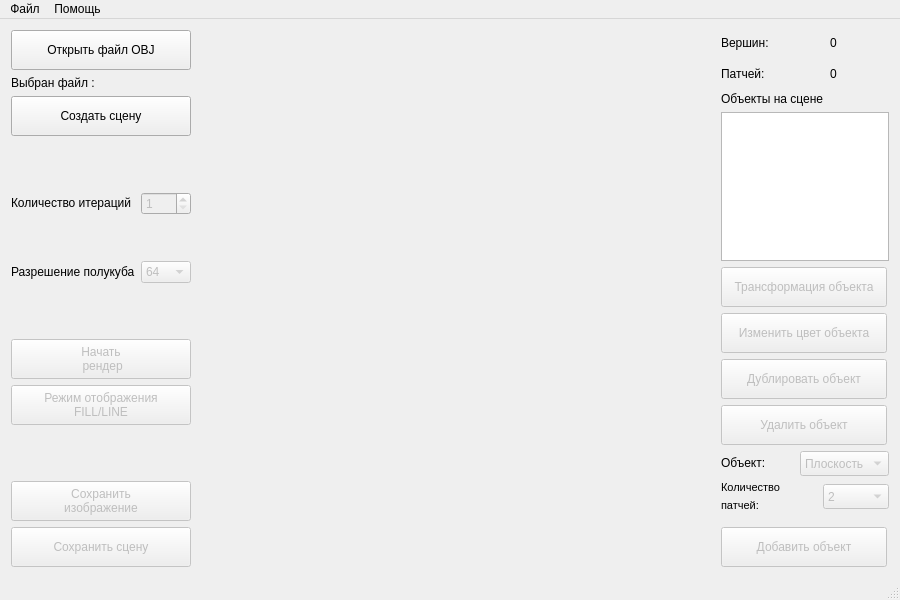
<?xml version="1.0" encoding="UTF-8"?>
<ui version="4.0">
 <class>MainWindow</class>
 <widget class="QMainWindow" name="MainWindow">
  <property name="geometry">
   <rect>
    <x>0</x>
    <y>0</y>
    <width>900</width>
    <height>600</height>
   </rect>
  </property>
  <property name="sizePolicy">
   <sizepolicy hsizetype="Preferred" vsizetype="Preferred">
    <horstretch>0</horstretch>
    <verstretch>0</verstretch>
   </sizepolicy>
  </property>
  <property name="minimumSize">
   <size>
    <width>0</width>
    <height>0</height>
   </size>
  </property>
  <property name="cursor">
   <cursorShape>ArrowCursor</cursorShape>
  </property>
  <property name="acceptDrops">
   <bool>false</bool>
  </property>
  <property name="windowTitle">
   <string>Radiosity</string>
  </property>
  <property name="autoFillBackground">
   <bool>false</bool>
  </property>
  <property name="styleSheet">
   <string notr="true"/>
  </property>
  <widget class="QWidget" name="centralWidget">
   <layout class="QHBoxLayout" name="horizontalLayout">
    <item>
     <layout class="QVBoxLayout" name="verticalLayout_2">
      <property name="sizeConstraint">
       <enum>QLayout::SetDefaultConstraint</enum>
      </property>
      <item>
       <widget class="QPushButton" name="button_1">
        <property name="sizePolicy">
         <sizepolicy hsizetype="Preferred" vsizetype="Preferred">
          <horstretch>0</horstretch>
          <verstretch>0</verstretch>
         </sizepolicy>
        </property>
        <property name="minimumSize">
         <size>
          <width>0</width>
          <height>40</height>
         </size>
        </property>
        <property name="text">
         <string>Открыть файл OBJ</string>
        </property>
       </widget>
      </item>
      <item>
       <layout class="QHBoxLayout" name="horizontalLayout_2">
        <item>
         <widget class="QLabel" name="label_2">
          <property name="sizePolicy">
           <sizepolicy hsizetype="Preferred" vsizetype="Preferred">
            <horstretch>0</horstretch>
            <verstretch>0</verstretch>
           </sizepolicy>
          </property>
          <property name="text">
           <string>Выбран файл :</string>
          </property>
         </widget>
        </item>
        <item>
         <widget class="QLabel" name="label_4">
          <property name="sizePolicy">
           <sizepolicy hsizetype="Preferred" vsizetype="Preferred">
            <horstretch>0</horstretch>
            <verstretch>0</verstretch>
           </sizepolicy>
          </property>
          <property name="lineWidth">
           <number>2</number>
          </property>
          <property name="text">
           <string/>
          </property>
         </widget>
        </item>
       </layout>
      </item>
      <item>
       <widget class="QPushButton" name="button_2">
        <property name="sizePolicy">
         <sizepolicy hsizetype="Preferred" vsizetype="Preferred">
          <horstretch>0</horstretch>
          <verstretch>0</verstretch>
         </sizepolicy>
        </property>
        <property name="minimumSize">
         <size>
          <width>0</width>
          <height>40</height>
         </size>
        </property>
        <property name="text">
         <string>Создать сцену</string>
        </property>
       </widget>
      </item>
      <item>
       <spacer name="verticalSpacer">
        <property name="sizePolicy">
         <sizepolicy hsizetype="Preferred" vsizetype="Preferred">
          <horstretch>0</horstretch>
          <verstretch>0</verstretch>
         </sizepolicy>
        </property>
        <property name="orientation">
         <enum>Qt::Vertical</enum>
        </property>
        <property name="sizeHint" stdset="0">
         <size>
          <width>20</width>
          <height>40</height>
         </size>
        </property>
       </spacer>
      </item>
      <item>
       <layout class="QVBoxLayout" name="verticalLayout_9">
        <item>
         <layout class="QHBoxLayout" name="horizontalLayout_8">
          <item>
           <widget class="QLabel" name="label">
            <property name="sizePolicy">
             <sizepolicy hsizetype="Preferred" vsizetype="Preferred">
              <horstretch>0</horstretch>
              <verstretch>0</verstretch>
             </sizepolicy>
            </property>
            <property name="text">
             <string>&lt;html&gt;&lt;head/&gt;&lt;body&gt;&lt;p&gt;Количество итераций &lt;/p&gt;&lt;/body&gt;&lt;/html&gt;</string>
            </property>
           </widget>
          </item>
          <item>
           <widget class="QSpinBox" name="spinBox">
            <property name="enabled">
             <bool>false</bool>
            </property>
            <property name="minimumSize">
             <size>
              <width>10</width>
              <height>0</height>
             </size>
            </property>
            <property name="maximumSize">
             <size>
              <width>50</width>
              <height>16777215</height>
             </size>
            </property>
            <property name="minimum">
             <number>1</number>
            </property>
            <property name="maximum">
             <number>25</number>
            </property>
           </widget>
          </item>
         </layout>
        </item>
        <item>
         <spacer name="verticalSpacer_3">
          <property name="orientation">
           <enum>Qt::Vertical</enum>
          </property>
          <property name="sizeHint" stdset="0">
           <size>
            <width>20</width>
            <height>40</height>
           </size>
          </property>
         </spacer>
        </item>
        <item>
         <layout class="QHBoxLayout" name="horizontalLayout_9">
          <item>
           <widget class="QLabel" name="label_3">
            <property name="sizePolicy">
             <sizepolicy hsizetype="Preferred" vsizetype="Preferred">
              <horstretch>0</horstretch>
              <verstretch>0</verstretch>
             </sizepolicy>
            </property>
            <property name="text">
             <string>Разрешение полукуба</string>
            </property>
           </widget>
          </item>
          <item>
           <widget class="QComboBox" name="comboBox">
            <property name="enabled">
             <bool>false</bool>
            </property>
            <property name="sizePolicy">
             <sizepolicy hsizetype="Maximum" vsizetype="Maximum">
              <horstretch>0</horstretch>
              <verstretch>0</verstretch>
             </sizepolicy>
            </property>
            <property name="minimumSize">
             <size>
              <width>44</width>
              <height>0</height>
             </size>
            </property>
            <property name="maximumSize">
             <size>
              <width>50</width>
              <height>16777215</height>
             </size>
            </property>
            <item>
             <property name="text">
              <string>64</string>
             </property>
            </item>
            <item>
             <property name="text">
              <string>128</string>
             </property>
            </item>
            <item>
             <property name="text">
              <string>256</string>
             </property>
            </item>
           </widget>
          </item>
         </layout>
        </item>
       </layout>
      </item>
      <item>
       <spacer name="verticalSpacer_2">
        <property name="orientation">
         <enum>Qt::Vertical</enum>
        </property>
        <property name="sizeHint" stdset="0">
         <size>
          <width>20</width>
          <height>40</height>
         </size>
        </property>
       </spacer>
      </item>
      <item>
       <widget class="QPushButton" name="pushButton">
        <property name="enabled">
         <bool>false</bool>
        </property>
        <property name="sizePolicy">
         <sizepolicy hsizetype="Preferred" vsizetype="Preferred">
          <horstretch>0</horstretch>
          <verstretch>0</verstretch>
         </sizepolicy>
        </property>
        <property name="minimumSize">
         <size>
          <width>0</width>
          <height>40</height>
         </size>
        </property>
        <property name="styleSheet">
         <string notr="true"/>
        </property>
        <property name="text">
         <string>Начать
 рендер</string>
        </property>
       </widget>
      </item>
      <item>
       <widget class="QPushButton" name="pushButton_2">
        <property name="enabled">
         <bool>false</bool>
        </property>
        <property name="sizePolicy">
         <sizepolicy hsizetype="Preferred" vsizetype="Preferred">
          <horstretch>0</horstretch>
          <verstretch>0</verstretch>
         </sizepolicy>
        </property>
        <property name="minimumSize">
         <size>
          <width>0</width>
          <height>40</height>
         </size>
        </property>
        <property name="text">
         <string>Режим отображения
FILL/LINE</string>
        </property>
       </widget>
      </item>
      <item>
       <spacer name="verticalSpacer_4">
        <property name="orientation">
         <enum>Qt::Vertical</enum>
        </property>
        <property name="sizeHint" stdset="0">
         <size>
          <width>20</width>
          <height>40</height>
         </size>
        </property>
       </spacer>
      </item>
      <item>
       <widget class="QPushButton" name="pushButton_3">
        <property name="enabled">
         <bool>false</bool>
        </property>
        <property name="sizePolicy">
         <sizepolicy hsizetype="Preferred" vsizetype="Preferred">
          <horstretch>0</horstretch>
          <verstretch>0</verstretch>
         </sizepolicy>
        </property>
        <property name="minimumSize">
         <size>
          <width>0</width>
          <height>40</height>
         </size>
        </property>
        <property name="text">
         <string>Сохранить
изображение</string>
        </property>
       </widget>
      </item>
      <item>
       <widget class="QPushButton" name="pushButton_11">
        <property name="enabled">
         <bool>false</bool>
        </property>
        <property name="sizePolicy">
         <sizepolicy hsizetype="Preferred" vsizetype="Preferred">
          <horstretch>0</horstretch>
          <verstretch>0</verstretch>
         </sizepolicy>
        </property>
        <property name="minimumSize">
         <size>
          <width>0</width>
          <height>40</height>
         </size>
        </property>
        <property name="text">
         <string>Сохранить сцену</string>
        </property>
       </widget>
      </item>
     </layout>
    </item>
    <item>
     <widget class="GLWidget" name="OpenGL" native="true">
      <property name="enabled">
       <bool>true</bool>
      </property>
      <property name="sizePolicy">
       <sizepolicy hsizetype="Expanding" vsizetype="Expanding">
        <horstretch>200</horstretch>
        <verstretch>200</verstretch>
       </sizepolicy>
      </property>
      <property name="minimumSize">
       <size>
        <width>400</width>
        <height>400</height>
       </size>
      </property>
      <property name="autoFillBackground">
       <bool>true</bool>
      </property>
     </widget>
    </item>
    <item>
     <layout class="QVBoxLayout" name="verticalLayout_3">
      <property name="leftMargin">
       <number>0</number>
      </property>
      <item>
       <layout class="QHBoxLayout" name="horizontalLayout_7">
        <item>
         <layout class="QVBoxLayout" name="verticalLayout_7">
          <item>
           <widget class="QLabel" name="label_11">
            <property name="sizePolicy">
             <sizepolicy hsizetype="Maximum" vsizetype="MinimumExpanding">
              <horstretch>0</horstretch>
              <verstretch>0</verstretch>
             </sizepolicy>
            </property>
            <property name="minimumSize">
             <size>
              <width>0</width>
              <height>25</height>
             </size>
            </property>
            <property name="maximumSize">
             <size>
              <width>16777215</width>
              <height>25</height>
             </size>
            </property>
            <property name="text">
             <string>Вершин:</string>
            </property>
           </widget>
          </item>
          <item>
           <widget class="QLabel" name="label_9">
            <property name="sizePolicy">
             <sizepolicy hsizetype="Maximum" vsizetype="MinimumExpanding">
              <horstretch>0</horstretch>
              <verstretch>0</verstretch>
             </sizepolicy>
            </property>
            <property name="minimumSize">
             <size>
              <width>0</width>
              <height>25</height>
             </size>
            </property>
            <property name="maximumSize">
             <size>
              <width>16777215</width>
              <height>25</height>
             </size>
            </property>
            <property name="text">
             <string>Патчей:</string>
            </property>
           </widget>
          </item>
          <item>
           <widget class="QLabel" name="label_5">
            <property name="sizePolicy">
             <sizepolicy hsizetype="Maximum" vsizetype="Preferred">
              <horstretch>0</horstretch>
              <verstretch>0</verstretch>
             </sizepolicy>
            </property>
            <property name="minimumSize">
             <size>
              <width>0</width>
              <height>0</height>
             </size>
            </property>
            <property name="text">
             <string>Объекты на сцене</string>
            </property>
           </widget>
          </item>
         </layout>
        </item>
        <item>
         <layout class="QVBoxLayout" name="verticalLayout_8">
          <item>
           <widget class="QLabel" name="label_12">
            <property name="sizePolicy">
             <sizepolicy hsizetype="Minimum" vsizetype="Preferred">
              <horstretch>0</horstretch>
              <verstretch>0</verstretch>
             </sizepolicy>
            </property>
            <property name="minimumSize">
             <size>
              <width>0</width>
              <height>25</height>
             </size>
            </property>
            <property name="text">
             <string>0</string>
            </property>
           </widget>
          </item>
          <item>
           <widget class="QLabel" name="label_10">
            <property name="sizePolicy">
             <sizepolicy hsizetype="Minimum" vsizetype="Preferred">
              <horstretch>0</horstretch>
              <verstretch>0</verstretch>
             </sizepolicy>
            </property>
            <property name="minimumSize">
             <size>
              <width>0</width>
              <height>25</height>
             </size>
            </property>
            <property name="text">
             <string>0</string>
            </property>
           </widget>
          </item>
          <item>
           <spacer name="verticalSpacer_6">
            <property name="orientation">
             <enum>Qt::Vertical</enum>
            </property>
            <property name="sizeHint" stdset="0">
             <size>
              <width>20</width>
              <height>40</height>
             </size>
            </property>
           </spacer>
          </item>
         </layout>
        </item>
       </layout>
      </item>
      <item>
       <widget class="QListWidget" name="listWidget">
        <property name="sizePolicy">
         <sizepolicy hsizetype="Maximum" vsizetype="Preferred">
          <horstretch>0</horstretch>
          <verstretch>0</verstretch>
         </sizepolicy>
        </property>
        <property name="minimumSize">
         <size>
          <width>0</width>
          <height>0</height>
         </size>
        </property>
       </widget>
      </item>
      <item>
       <widget class="QPushButton" name="pushButton_12">
        <property name="enabled">
         <bool>false</bool>
        </property>
        <property name="sizePolicy">
         <sizepolicy hsizetype="Maximum" vsizetype="Preferred">
          <horstretch>0</horstretch>
          <verstretch>0</verstretch>
         </sizepolicy>
        </property>
        <property name="minimumSize">
         <size>
          <width>166</width>
          <height>40</height>
         </size>
        </property>
        <property name="text">
         <string>Трансформация объекта</string>
        </property>
       </widget>
      </item>
      <item>
       <widget class="QPushButton" name="pushButton_10">
        <property name="enabled">
         <bool>false</bool>
        </property>
        <property name="sizePolicy">
         <sizepolicy hsizetype="Maximum" vsizetype="Preferred">
          <horstretch>0</horstretch>
          <verstretch>0</verstretch>
         </sizepolicy>
        </property>
        <property name="minimumSize">
         <size>
          <width>166</width>
          <height>40</height>
         </size>
        </property>
        <property name="text">
         <string>Изменить цвет объекта</string>
        </property>
       </widget>
      </item>
      <item>
       <widget class="QPushButton" name="pushButton_6">
        <property name="enabled">
         <bool>false</bool>
        </property>
        <property name="sizePolicy">
         <sizepolicy hsizetype="Maximum" vsizetype="Preferred">
          <horstretch>0</horstretch>
          <verstretch>0</verstretch>
         </sizepolicy>
        </property>
        <property name="minimumSize">
         <size>
          <width>166</width>
          <height>40</height>
         </size>
        </property>
        <property name="text">
         <string>Дублировать объект</string>
        </property>
       </widget>
      </item>
      <item>
       <widget class="QPushButton" name="pushButton_5">
        <property name="enabled">
         <bool>false</bool>
        </property>
        <property name="sizePolicy">
         <sizepolicy hsizetype="Maximum" vsizetype="Preferred">
          <horstretch>0</horstretch>
          <verstretch>0</verstretch>
         </sizepolicy>
        </property>
        <property name="minimumSize">
         <size>
          <width>166</width>
          <height>40</height>
         </size>
        </property>
        <property name="text">
         <string>Удалить объект</string>
        </property>
       </widget>
      </item>
      <item>
       <spacer name="verticalSpacer_5">
        <property name="sizePolicy">
         <sizepolicy hsizetype="Maximum" vsizetype="Preferred">
          <horstretch>0</horstretch>
          <verstretch>0</verstretch>
         </sizepolicy>
        </property>
        <property name="minimumSize">
         <size>
          <width>0</width>
          <height>0</height>
         </size>
        </property>
        <property name="orientation">
         <enum>Qt::Vertical</enum>
        </property>
        <property name="sizeHint" stdset="0">
         <size>
          <width>20</width>
          <height>40</height>
         </size>
        </property>
       </spacer>
      </item>
      <item>
       <layout class="QVBoxLayout" name="verticalLayout">
        <property name="spacing">
         <number>5</number>
        </property>
        <property name="leftMargin">
         <number>0</number>
        </property>
        <property name="rightMargin">
         <number>0</number>
        </property>
        <property name="bottomMargin">
         <number>9</number>
        </property>
        <item>
         <layout class="QHBoxLayout" name="horizontalLayout_3">
          <item>
           <widget class="QLabel" name="label_7">
            <property name="sizePolicy">
             <sizepolicy hsizetype="Maximum" vsizetype="Preferred">
              <horstretch>0</horstretch>
              <verstretch>0</verstretch>
             </sizepolicy>
            </property>
            <property name="minimumSize">
             <size>
              <width>73</width>
              <height>0</height>
             </size>
            </property>
            <property name="text">
             <string>&lt;html&gt;&lt;head/&gt;&lt;body&gt;&lt;p&gt;Объект:&lt;/p&gt;&lt;/body&gt;&lt;/html&gt;</string>
            </property>
           </widget>
          </item>
          <item>
           <widget class="QComboBox" name="comboBox_3">
            <property name="enabled">
             <bool>false</bool>
            </property>
            <property name="sizePolicy">
             <sizepolicy hsizetype="Maximum" vsizetype="Preferred">
              <horstretch>0</horstretch>
              <verstretch>0</verstretch>
             </sizepolicy>
            </property>
            <property name="minimumSize">
             <size>
              <width>0</width>
              <height>25</height>
             </size>
            </property>
            <property name="maximumSize">
             <size>
              <width>116</width>
              <height>16777215</height>
             </size>
            </property>
            <item>
             <property name="text">
              <string>Плоскость</string>
             </property>
            </item>
            <item>
             <property name="text">
              <string>Куб</string>
             </property>
            </item>
            <item>
             <property name="text">
              <string>Сфера</string>
             </property>
            </item>
            <item>
             <property name="text">
              <string>Цилиндр</string>
             </property>
            </item>
            <item>
             <property name="text">
              <string>Конус</string>
             </property>
            </item>
           </widget>
          </item>
         </layout>
        </item>
        <item>
         <layout class="QHBoxLayout" name="horizontalLayout_4">
          <item>
           <widget class="QLabel" name="label_6">
            <property name="sizePolicy">
             <sizepolicy hsizetype="Maximum" vsizetype="MinimumExpanding">
              <horstretch>0</horstretch>
              <verstretch>0</verstretch>
             </sizepolicy>
            </property>
            <property name="minimumSize">
             <size>
              <width>0</width>
              <height>0</height>
             </size>
            </property>
            <property name="maximumSize">
             <size>
              <width>109</width>
              <height>16777215</height>
             </size>
            </property>
            <property name="text">
             <string>&lt;!DOCTYPE HTML PUBLIC &quot;-//W3C//DTD HTML 4.0//EN&quot; &quot;http://www.w3.org/TR/REC-html40/strict.dtd&quot;&gt;
&lt;html&gt;&lt;head&gt;&lt;meta name=&quot;qrichtext&quot; content=&quot;1&quot; /&gt;&lt;style type=&quot;text/css&quot;&gt;
p, li { white-space: pre-wrap; }
&lt;/style&gt;&lt;/head&gt;&lt;body style=&quot; font-family:'MS Shell Dlg 2'; font-size:8pt; font-weight:400; font-style:normal;&quot;&gt;
&lt;p style=&quot; margin-top:5px; margin-bottom:5px; margin-left:0px; margin-right:0px; -qt-block-indent:0; text-indent:0px;&quot;&gt;Количество &lt;/p&gt;
&lt;p style=&quot; margin-top:5px; margin-bottom:5px; margin-left:0px; margin-right:0px; -qt-block-indent:0; text-indent:0px;&quot;&gt;патчей:&lt;/p&gt;&lt;/body&gt;&lt;/html&gt;</string>
            </property>
           </widget>
          </item>
          <item>
           <widget class="QComboBox" name="comboBox_2">
            <property name="enabled">
             <bool>false</bool>
            </property>
            <property name="sizePolicy">
             <sizepolicy hsizetype="Maximum" vsizetype="Preferred">
              <horstretch>0</horstretch>
              <verstretch>0</verstretch>
             </sizepolicy>
            </property>
            <property name="minimumSize">
             <size>
              <width>0</width>
              <height>0</height>
             </size>
            </property>
            <property name="maximumSize">
             <size>
              <width>66</width>
              <height>25</height>
             </size>
            </property>
            <property name="editable">
             <bool>false</bool>
            </property>
            <item>
             <property name="text">
              <string>2</string>
             </property>
            </item>
            <item>
             <property name="text">
              <string>8</string>
             </property>
            </item>
            <item>
             <property name="text">
              <string>32</string>
             </property>
            </item>
            <item>
             <property name="text">
              <string>128</string>
             </property>
            </item>
            <item>
             <property name="text">
              <string>512</string>
             </property>
            </item>
           </widget>
          </item>
         </layout>
        </item>
       </layout>
      </item>
      <item>
       <layout class="QVBoxLayout" name="verticalLayout_6">
        <item>
         <widget class="QPushButton" name="pushButton_4">
          <property name="enabled">
           <bool>false</bool>
          </property>
          <property name="sizePolicy">
           <sizepolicy hsizetype="Maximum" vsizetype="Preferred">
            <horstretch>0</horstretch>
            <verstretch>0</verstretch>
           </sizepolicy>
          </property>
          <property name="minimumSize">
           <size>
            <width>166</width>
            <height>40</height>
           </size>
          </property>
          <property name="text">
           <string>Добавить объект</string>
          </property>
         </widget>
        </item>
       </layout>
      </item>
     </layout>
    </item>
   </layout>
  </widget>
  <widget class="QMenuBar" name="menuBar">
   <property name="geometry">
    <rect>
     <x>0</x>
     <y>0</y>
     <width>900</width>
     <height>21</height>
    </rect>
   </property>
   <widget class="QMenu" name="menu">
    <property name="title">
     <string>Файл</string>
    </property>
    <addaction name="action"/>
    <addaction name="action_2"/>
    <addaction name="action_3"/>
   </widget>
   <widget class="QMenu" name="menu_2">
    <property name="title">
     <string>Помощь</string>
    </property>
    <addaction name="action_4"/>
   </widget>
   <addaction name="menu"/>
   <addaction name="menu_2"/>
  </widget>
  <widget class="QStatusBar" name="statusBar"/>
  <action name="action">
   <property name="text">
    <string>Открыть</string>
   </property>
  </action>
  <action name="action_2">
   <property name="text">
    <string>Сохранить</string>
   </property>
  </action>
  <action name="action_3">
   <property name="text">
    <string>Выход</string>
   </property>
  </action>
  <action name="action_4">
   <property name="text">
    <string>О программе</string>
   </property>
  </action>
 </widget>
 <layoutdefault spacing="6" margin="11"/>
 <customwidgets>
  <customwidget>
   <class>GLWidget</class>
   <extends>QWidget</extends>
   <header>glwidget.h</header>
   <container>1</container>
  </customwidget>
 </customwidgets>
 <resources/>
 <connections/>
</ui>
